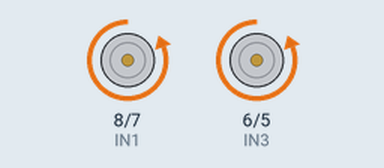
The sketch below on a simulated Arduino Uno, built with avr-gcc and run on an emulated ATmega328P. Parts: motor-driver pin pairs drawn as motors (green arrow = first pin HIGH = forward, orange = second pin HIGH = backward, longer = more drive, scaled by the enable pin).

Above: at 5.0 s.
At 20.0 s:
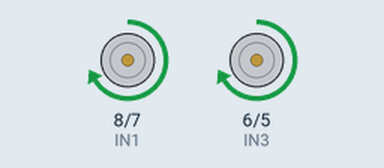
At 32.5 s:
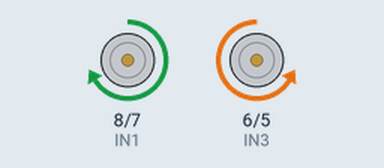
At 37.5 s:
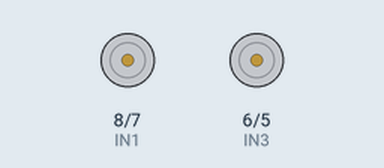
Timing chart, 0 to 52.0 s (numbered marks = the images above):
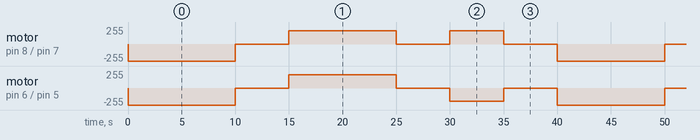

The sketch:

UMP.ino
```cpp
int IN1=8;
int IN2=7;
int IN3=6;
int IN4=5;
int ENA=10;
int ENB=9;
void setup()
{
 for (int i = 5; i <11; i ++)
   {
     pinMode(i, OUTPUT);
   }
}
void loop()
{
   // rotate CW
  digitalWrite(IN1,LOW);
  digitalWrite(IN2,HIGH);
  analogWrite(ENA,255);
  digitalWrite(IN3,LOW);
  digitalWrite(IN4,HIGH);
  analogWrite(ENB,255);
  delay(10000);
  analogWrite(ENA,0);
  analogWrite(ENB,0);
  delay(5000);
  // rotate CCW
  digitalWrite(IN1,HIGH);
  digitalWrite(IN2,LOW);
  analogWrite(ENA,200);
  digitalWrite(IN3,HIGH);
  digitalWrite(IN4,LOW);
  analogWrite(ENB,200);
  delay(10000);
  analogWrite(ENA,0);
  analogWrite(ENB,0);
  delay(5000);
  //
  digitalWrite(IN1,HIGH);
  digitalWrite(IN2,LOW);
  analogWrite(ENA,200);
  digitalWrite(IN3,LOW);
  digitalWrite(IN4,HIGH);
  analogWrite(ENB,200);
  delay(5000);
  analogWrite(ENA,0);
  analogWrite(ENB,0);
  delay(5000);
}
```

Measured:
- by itself, motor on pin 8 (IN1) / pin 7 (IN2): repeats every 40.0 s: stopped 5.0 s, forward 200/255 10.0 s, stopped 5.0 s, forward 200/255 5.0 s, stopped 5.0 s, backward 255/255 10.0 s
- by itself, motor on pin 6 (IN3) / pin 5 (IN4): repeats every 40.0 s: stopped 5.0 s, forward 200/255 10.0 s, stopped 5.0 s, backward 200/255 5.0 s, stopped 5.0 s, backward 255/255 10.0 s
